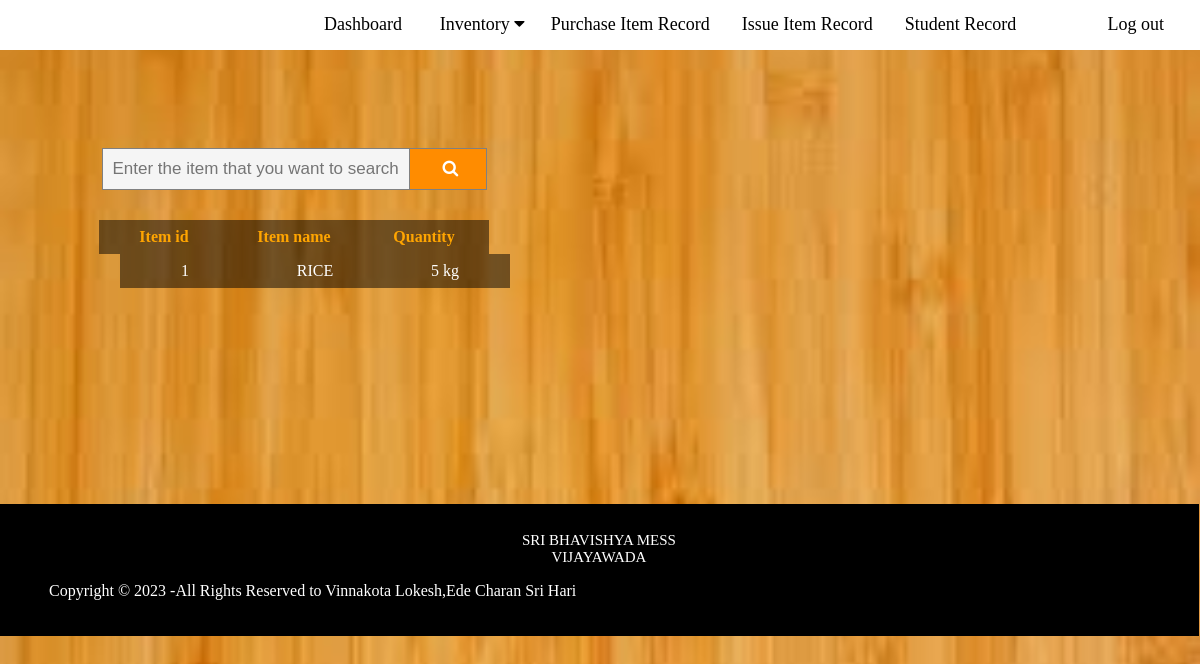
Before: /stock.php with the older database file.
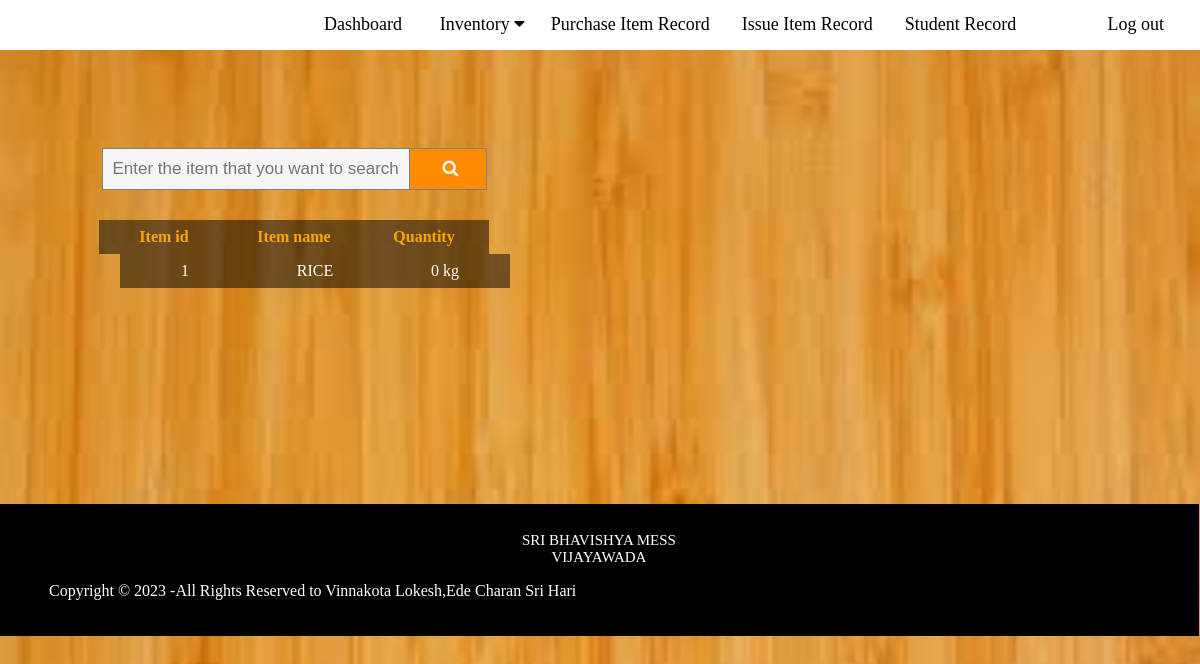
After: the same page with the newer database file.
### tables this page shows
CREATE TABLE `stock` (
  `id` int(11) NOT NULL,
  `itemid` int(11) NOT NULL,
  `quantity` float NOT NULL,
  `qunit` varchar(11) NOT NULL
);

CREATE TABLE `item` (
  `id` int(11) NOT NULL,
  `itemname` varchar(200) NOT NULL
);

### stock.php (the view, shortened to what this page needs)
<!DOCTYPE html>
<html lang="en">
    <head>
        <link type="text/css" rel="stylesheet" href="css/nav.css">
        <link rel="stylesheet" href="https://cdnjs.cloudflare.com/ajax/libs/font-awesome/4.7.0/css/font-awesome.min.css">
    </head>
<body>
<div class="navbar"  style="margin-top:-18px; width:100%; position: -webkit-sticky;position: sticky; top: 0px;">
 <ul>
  <a href="home.php">Dashboard</a>
  <div class="dropdown">
    <button class="dropbtn">Inventory
      <i class="fa fa-caret-down"></i>
    </button>
    </div>
     <a href="purchaserecord.php">Purchase Item Record</a>
     <a href="issuerecord.php">Issue Item Record</a>
     <a href="studentrecord.php">Student Record</a>
     <a href="logout.php" style="float: right; margin-right: 20px;">Log out</a>
    </ul>
  </div>
  <div id="" style="margin-top:100px; margin-left:-51%">
      <form action="#" method="post" class="example" style="margin:auto;max-width:385px">
          <input type="text" name="searchitem" placeholder="Enter the item that you want to search">
          <button type="submit" name="submit"><i class="fa fa-search" style="width:10px; height:10px;"></i></button>
      </form>
  </div>
   <?php
                include("admindbconn.php");
                 $sqlget = "SELECT c . * , p . * FROM stock c, item p WHERE c.itemid = p.id";
                $sqldata = mysqli_query($dbconn, $sqlget) or die('error getting');
            ?>
           <center><table style="margin-top:30px; margin-left:-51%">
            <tr>
                <th>Item id </th>
                <th>Item name </th>
                <th>Quantity </th>
            </tr>
               </table></center>
            <div id="scroll">
            <center><table style="">
            <?php
                while($row = mysqli_fetch_array($sqldata, MYSQLI_ASSOC)) {
            ?>
            <tr>
                <td><?php echo strtoupper($row['itemid']);?> </td>
                <td><?php echo strtoupper($row['itemname']);?> </td>
                <td><?php echo $row['quantity']; echo " ";echo $row['qunit'];?> </td>
            </tr>
            <?php
                } ?>  </table></center></div>
            <?php include 'footer.php'; ?>
</body>
</html>

Changed rows visible on the page:
changed stock "kg": quantity "5" → "0"
